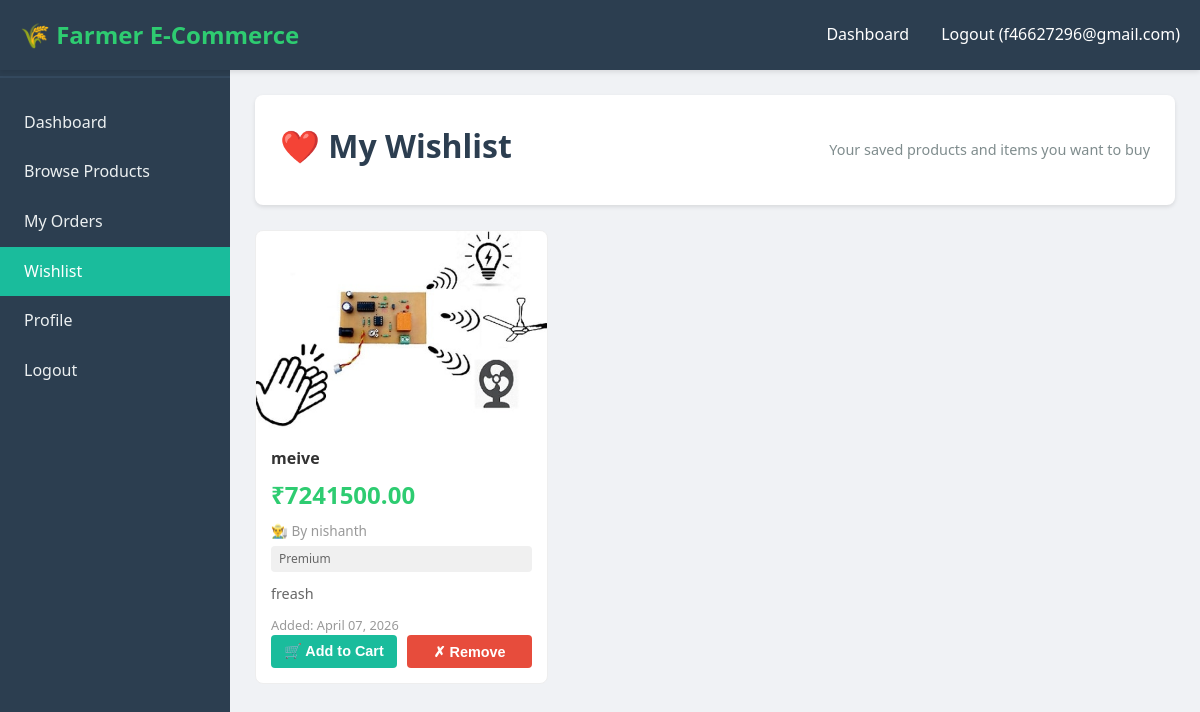
/buyer/wishlist (signed in), run on the app's committed database.
### app/models.py (models this page shows, shortened)
class User(UserMixin, db.Model):
    __tablename__ = 'users'
    id = db.Column(db.Integer, primary_key=True)
    email = db.Column(db.String(120), unique=True, nullable=False, index=True)
    password_hash = db.Column(db.String(255), nullable=True)
    phone_number = db.Column(db.String(20), unique=True, nullable=False)
    user_type = db.Column(db.String(20), nullable=False)  # 'farmer' or 'buyer'
    first_name = db.Column(db.String(100))
    last_name = db.Column(db.String(100))
    profile_picture = db.Column(db.String(255))
    address = db.Column(db.Text)
    city = db.Column(db.String(100))
    state = db.Column(db.String(100))
    postal_code = db.Column(db.String(20))
    email_verified = db.Column(db.Boolean, default=False)
    phone_verified = db.Column(db.Boolean, default=False)
    is_active = db.Column(db.Boolean, default=True)
    created_at = db.Column(db.DateTime, default=datetime.utcnow)
    updated_at = db.Column(db.DateTime, default=datetime.utcnow, onupdate=datetime.utcnow)
    farm_name = db.Column(db.String(200))
    farm_size = db.Column(db.String(100))
    crops_grown = db.Column(db.Text)
    shop_name = db.Column(db.String(200))
    shop_category = db.Column(db.String(100))  # grocery, electronics, clothing, etc.
    shop_license_number = db.Column(db.String(100), unique=True)
    shop_description = db.Column(db.Text)
    shop_registration_number = db.Column(db.String(100), unique=True)

class Wishlist(db.Model):
    __tablename__ = 'wishlist'
    id = db.Column(db.Integer, primary_key=True)
    buyer_id = db.Column(db.Integer, db.ForeignKey('users.id'), nullable=False, index=True)
    product_id = db.Column(db.Integer, db.ForeignKey('products.id'), nullable=False, index=True)
    created_at = db.Column(db.DateTime, default=datetime.utcnow)
    buyer = db.relationship('User', backref=db.backref('wishlist_items', cascade='all, delete-orphan'))
    product = db.relationship('Product', backref=db.backref('in_wishlists', cascade='all, delete-orphan'))
    __table_args__ = (db.UniqueConstraint('buyer_id', 'product_id', name='unique_buyer_product_wishlist'),)

class Product(db.Model):
    __tablename__ = 'products'
    id = db.Column(db.Integer, primary_key=True)
    farmer_id = db.Column(db.Integer, db.ForeignKey('users.id'), nullable=False, index=True)
    name = db.Column(db.String(200), nullable=False)
    description = db.Column(db.Text, nullable=False)
    price = db.Column(db.Float, nullable=False)
    quality = db.Column(db.String(20), nullable=False)  # average, good, premium
    image_filename = db.Column(db.String(255))
    created_at = db.Column(db.DateTime, default=datetime.utcnow)
    updated_at = db.Column(db.DateTime, default=datetime.utcnow, onupdate=datetime.utcnow)
    farmer = db.relationship('User', backref=db.backref('products', cascade='all, delete-orphan'))

### app/routes.py (the view)
@main_bp.route('/buyer/wishlist', methods=['GET'])
@login_required
def buyer_wishlist():
    if not user_has_role(current_user, 'buyer'):
        flash('Access denied', 'danger')
        return redirect(url_for('main.index'))
    wishlist_items = Wishlist.query.filter_by(buyer_id=current_user.id).all()
    return render_template('buyer/wishlist.html',
                         user=current_user,
                         wishlist_items=wishlist_items)

### app/routes.py (called while the page is built)
def parse_roles(user_type_value):
    if not user_type_value:
        return set()
    return {role.strip() for role in str(user_type_value).split(',') if role.strip()}

def user_has_role(user, role):
    return role in parse_roles(user.user_type)

### templates/buyer/wishlist.html (shortened to what this page needs)
{% extends "base.html" %}
{% block content %}
<div class="dashboard-container">
    <aside class="sidebar">
        <div class="sidebar-brand">👤 Buyer</div>
        <ul class="sidebar-menu">
            <li><a href="{{ url_for('main.buyer_dashboard') }}">Dashboard</a></li>
            <li><a href="{{ url_for('main.buyer_browse_products') }}">Browse Products</a></li>
            <li><a href="{{ url_for('main.buyer_my_orders') }}">My Orders</a></li>
            <li><a href="{{ url_for('main.buyer_wishlist') }}" class="active">Wishlist</a></li>
            <li><a href="{{ url_for('main.buyer_profile') }}">Profile</a></li>
            <li><a href="{{ url_for('auth.logout') }}">Logout</a></li>
        </ul>
    </aside>
    <div class="main-content">
        <div class="header">
            <h1>❤️ My Wishlist</h1>
            <p class="text-muted">Your saved products and items you want to buy</p>
        </div>
        {% if wishlist_items %}
            <div class="wishlist-grid">
                {% for item in wishlist_items %}
                    <div class="wishlist-card">
                        <div class="product-image">
                            {% if item.product.image_filename %}
                                <img src="{{ url_for('static', filename='uploads/products/' + item.product.image_filename) }}" alt="{{ item.product.name }}">
                            {% else %}
                                🌿
                            {% endif %}
                        </div>
                        <div class="product-info">
                            <div class="product-name">{{ item.product.name }}</div>
                            <div class="product-price">₹{{ "%.2f"|format(item.product.price) }}</div>
                            <div class="product-farmer">👨‍🌾 By {{ item.product.farmer.first_name or item.product.farmer.farm_name or 'Farmer' }}</div>
                            <span class="product-quality">{{ item.product.quality|title }}</span>
                            <div class="product-description">{{ item.product.description[:50] }}{% if item.product.description|length > 50 %}...{% endif %}</div>
                            <p style="font-size: 0.8rem; color: #999; margin-top: auto;">
                                Added: {{ item.created_at.strftime('%B %d, %Y') }}
                            </p>
                            <div class="product-actions">
                                <button class="btn btn-primary" onclick="addToCart({{ item.product.id }})">
                                    🛒 Add to Cart
                                </button>
                                <button class="btn btn-danger" onclick="removeWishlist({{ item.id }}, this)">
                                    ✗ Remove
                                </button>
                            </div>
                        </div>
                    </div>
                {% endfor %}
            </div>
        {% endif %}
    </div>
</div>
{% endblock %}

### templates/base.html (shortened to what this page needs)
<!DOCTYPE html>
<html lang="en">
<head>
    <link rel="stylesheet" href="{{ url_for('static', filename='css/style.css') }}">
</head>
<body>
    {% if not hide_navbar %}
    <nav class="navbar">
        <div class="container">
            <a href="{{ url_for('main.index') }}" class="navbar-brand">🌾 Farmer E-Commerce</a>
            <ul class="navbar-nav">
                {% if current_user.is_authenticated %}
                    <li><a href="{% if 'farmer' in (current_user.user_type or '') %}{{ url_for('main.farmer_dashboard') }}{% elif 'buyer' in (current_user.user_type or '') %}{{ url_for('main.buyer_dashboard') }}{% else %}{{ url_for('main.shop_owner_dashboard') }}{% endif %}">Dashboard</a></li>
                    <li><a href="{{ url_for('auth.logout') }}">Logout ({{ current_user.email }})</a></li>
                {% else %}
                    <li><a href="{{ url_for('auth.login_choice') }}">Login</a></li>
                {% endif %}
            </ul>
        </div>
    </nav>
    {% endif %}
    <main>
        {% block content %}{% endblock %}
    </main>
</body>
</html>

### static/css/style.css (style rules this page uses)
* { margin: 0; padding: 0; box-sizing: border-box; }
:root { --primary-color: #2ecc71; --secondary-color: #27ae60; --danger-color: #e74c3c; --warning-color: #f39c12; --info-color: #3498db; --dark-color: #2c3e50; --light-color: #ecf0f1; --text-color: #333; --border-color: #ddd; }
body { font-family: 'Segoe UI', Tahoma, Geneva, Verdana, sans-serif; background-color: #f8f9fa; color: var(--text-color); line-height: 1.6; }
.container { max-width: 1200px; margin: 0 auto; padding: 0 20px; }
.navbar { background-color: var(--dark-color); padding: 1rem 0; position: sticky; top: 0; box-shadow: 0 2px 5px rgba(0, 0, 0, 0.1); z-index: 100; }
.navbar .container { display: flex; justify-content: space-between; align-items: center; }
.navbar-brand { font-size: 1.5rem; font-weight: bold; color: var(--primary-color); text-decoration: none; }
.navbar-nav { display: flex; list-style: none; gap: 2rem; }
.navbar-nav a { color: white; text-decoration: none; transition: color 0.3s; }
.btn { display: inline-block; padding: 0.75rem 1.5rem; border: none; border-radius: 4px; font-size: 1rem; cursor: pointer; transition: all 0.3s; text-decoration: none; text-align: center; font-weight: 500; }
.btn-primary { background-color: var(--primary-color); color: white; }
.btn-danger { background-color: var(--danger-color); color: white; }
.product-image { width: 100%; height: 180px; object-fit: cover; background-color: #f1f1f1; }
.product-price { font-size: 1.1rem; font-weight: 700; color: var(--secondary-color); margin-bottom: 0.6rem; }
.dashboard-container { display: flex; min-height: 100vh; background-color: #f8f9fa; }
.sidebar { width: 250px; background-color: var(--dark-color); color: white; padding: 2rem 0; position: fixed; height: 100vh; overflow-y: auto; }
.sidebar-brand { padding: 0 2rem; margin-bottom: 2rem; font-size: 1.5rem; font-weight: bold; color: var(--primary-color); }
.sidebar-menu { list-style: none; }
.sidebar-menu li { margin-bottom: 0; }
.sidebar-menu a { display: block; padding: 1rem 2rem; color: white; text-decoration: none; transition: background-color 0.3s; border-left: 4px solid transparent; transition: all 0.3s; }
.sidebar-menu a:hover, .sidebar-menu a.active { background-color: var(--primary-color); border-left-color: white; }
.main-content { flex: 1; margin-left: 250px; padding: 2rem; }
.header { display: flex; justify-content: space-between; align-items: center; margin-bottom: 2rem; }
.header h1 { font-size: 2rem; color: var(--dark-color); }
.text-muted { color: #7f8c8d; }

### data on the page
User: email "f46627296@gmail.com"
Wishlist: image_filename (picture), product.name "meive", product.farmer "nishanth", product.quality "Premium", product "freash", created_at "April 07, 2026"
Product: product.price "7241500.00"
